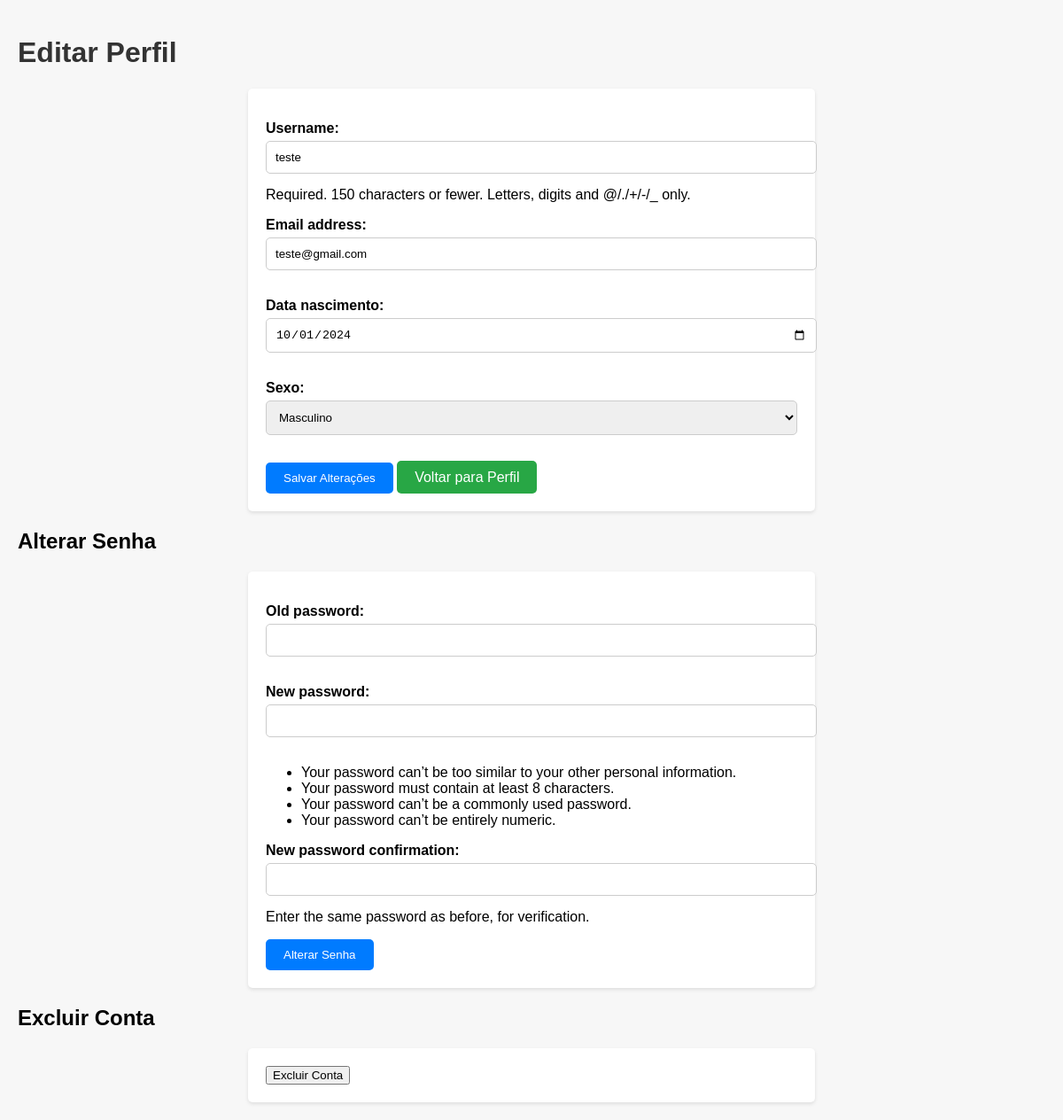
Page /usuarios/perfil/editar/ (signed in) on the earlier database version.
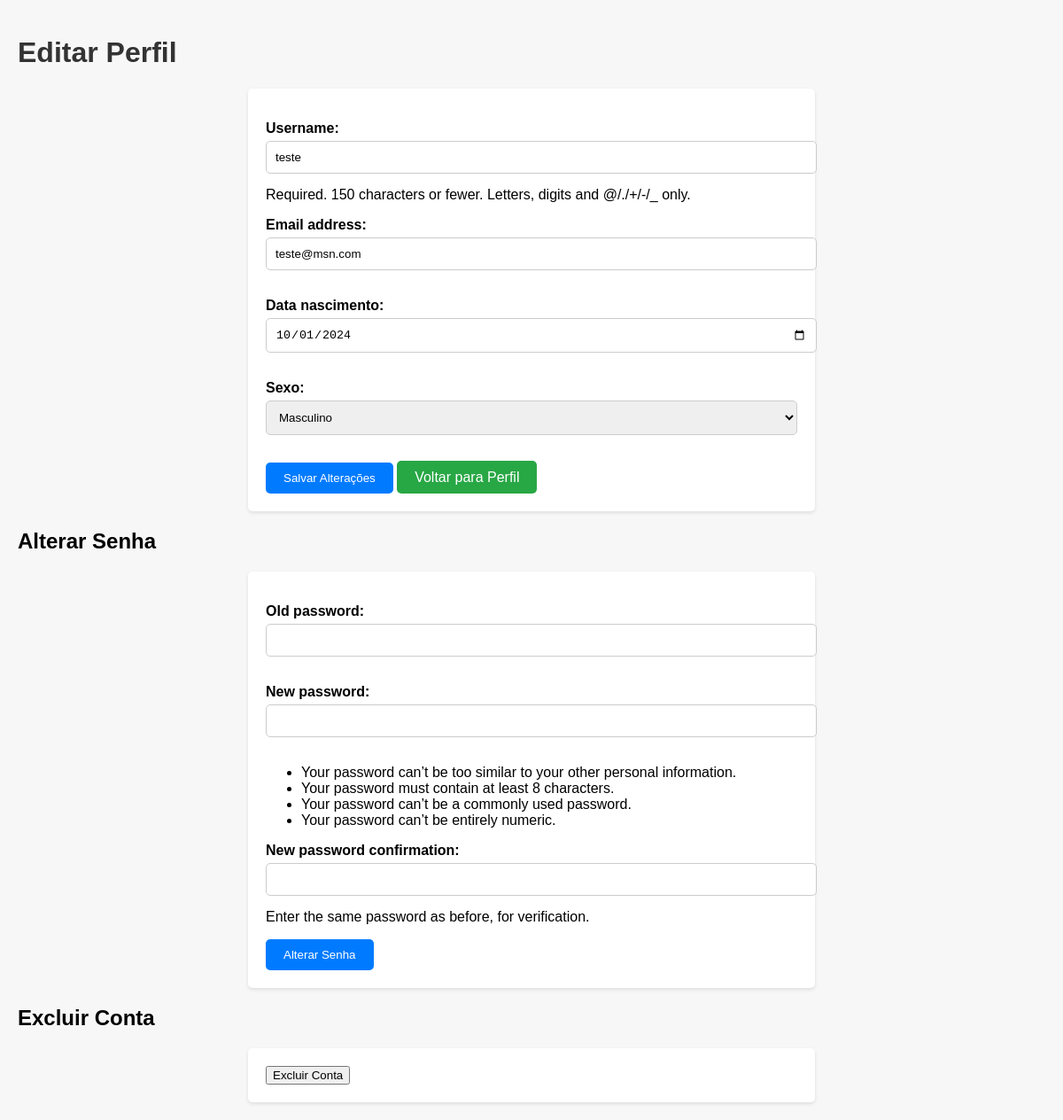
Same page on the later database version.
### usuarios/models.py (models this page shows)
class Usuario(AbstractUser):
    data_nascimento = models.DateField(null=True, blank=True)
    sexo = models.CharField(max_length=1, choices=[('M', 'Masculino'), ('F', 'Feminino')])

### usuarios/views.py (the view, shortened to what this page needs)
# urls.py: path('perfil/editar/', views.editar_perfil, name='editar_perfil'),
@login_required
def editar_perfil(request):
    user_form = EditarPerfilForm(instance=request.user)
    senha_form = AlterarSenhaForm(request.user)  # Instância do formulário para alterar senha
    return render(request, 'usuarios/editar_perfil.html', {
        'user_form': user_form,
        'senha_form': senha_form,
    })

### usuarios/forms.py
class EditarPerfilForm(forms.ModelForm):
    data_nascimento = forms.DateField(
        widget=forms.DateInput(attrs={'type': 'date'}, format='%Y-%m-%d')
    )
    sexo = forms.ChoiceField(choices=[('M', 'Masculino'), ('F', 'Feminino')])
    class Meta:
        model = Usuario
        fields = ['username', 'email', 'data_nascimento', 'sexo']

class AlterarSenhaForm(PasswordChangeForm):
    class Meta:
        model = Usuario
        fields = ['old_password', 'new_password1', 'new_password2']

### usuarios/templates/usuarios/editar_perfil.html (shortened to what this page needs)
<!DOCTYPE html>
<html lang="pt-br">
<head>
    <link rel="stylesheet" href="https://cdn.jsdelivr.net/npm/bootstrap-icons/font/bootstrap-icons.css">
</head>
<body>
    <h1>Editar Perfil</h1>
    <form method="POST">
        {{ user_form.as_p }}
        <button type="submit" name="salvar" class="btn-submit">Salvar Alterações</button>
        <a href="{% url 'perfil_usuario' %}" class="btn-voltar">Voltar para Perfil</a>
    </form>
    <h2>Alterar Senha</h2>
    <form method="POST">
        {{ senha_form.as_p }}
        <button type="submit" name="alterar_senha" class="btn-submit">Alterar Senha</button>
    </form>
    <h2>Excluir Conta</h2>
    <form method="POST" action="{% url 'excluir_conta' %}">
        <button type="submit" class="btn-delete" onclick="return confirm('Tem certeza que deseja excluir sua conta? Esta ação não pode ser desfeita.')">
            Excluir Conta
        </button>
    </form>
</body>
</html>

Differences in the rows shown:
changed Usuario "teste": email "teste@gmail.com" → "teste@msn.com"
